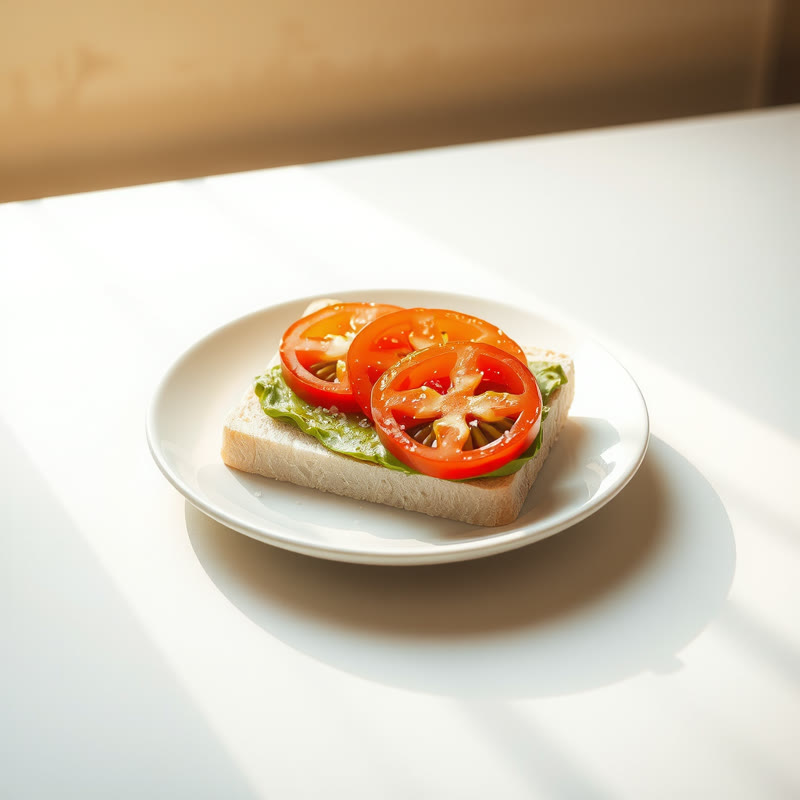
#> input picture assets/img/meals/avocado-sandwich.jpg, 800 x 800 px; its folder holds only this picture in this run
$ python contact-sheet.py
#> lines starting #> are read from the running program, lines starting #| are printed output that depends on the picture
#!/usr/bin/env python
# -*- coding: utf-8 -*-
"""
הקופסה — גיליון מגע לסקירת התמונות

מרכיב את כל תמונות המנות לגיליונות גדולים עם מספור,
כדי לעבור עליהן במבט אחד ולאתר תמונות שסותרות את רשימת האלרגנים.

    python tools/contact-sheet.py

הפלט נשמר ל-  .review/sheet-N.jpg  (תיקייה זמנית, לא חלק מהאתר)
"""
import os, glob, sys
from PIL import Image, ImageDraw

ROOT = os.path.dirname(os.path.dirname(os.path.abspath(__file__)))
OUT = os.path.join(ROOT, ".review")
os.makedirs(OUT, exist_ok=True)

CELL = 300          # גודל תא
COLS = 5
ROWS = 4            # 20 תמונות בגיליון
LABEL = 26
PAD = 6

def sheets(paths, prefix):
#> called with prefix = 'meals'
    per = COLS * ROWS
    made = []
    for s in range((len(paths) + per - 1) // per):
        chunk = paths[s * per:(s + 1) * per]
        W = COLS * (CELL + PAD) + PAD
        H = ROWS * (CELL + LABEL + PAD) + PAD
        sheet = Image.new("RGB", (W, H), (244, 241, 234))
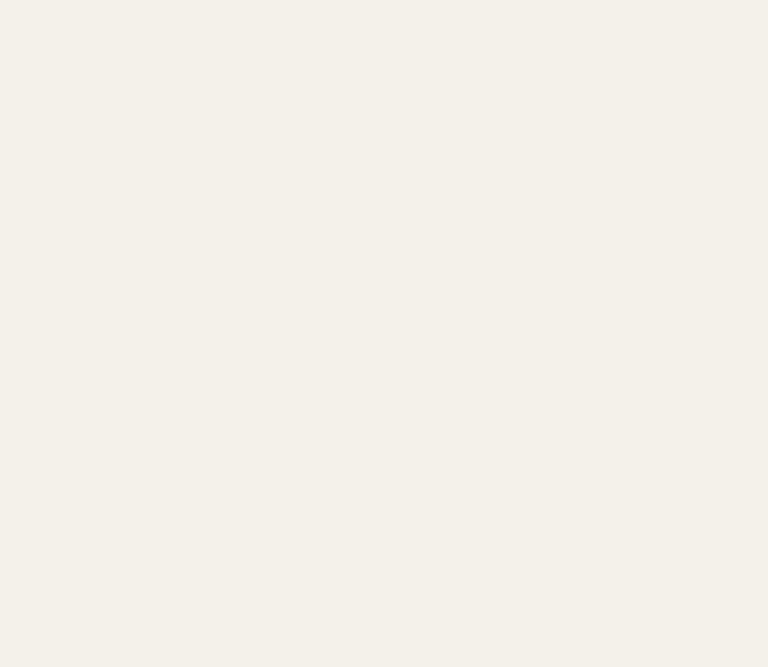
#> sheet: PIL image 1536x1334 RGB (shown at 1/2 size); mean R, G, B 244, 241, 234
        d = ImageDraw.Draw(sheet)
        for i, p in enumerate(chunk):
            c, r = i % COLS, i // COLS
            x = PAD + c * (CELL + PAD)
            y = PAD + r * (CELL + LABEL + PAD)
            try:
                im = Image.open(p).convert("RGB").resize((CELL, CELL), Image.LANCZOS)
                sheet.paste(im, (x, y))
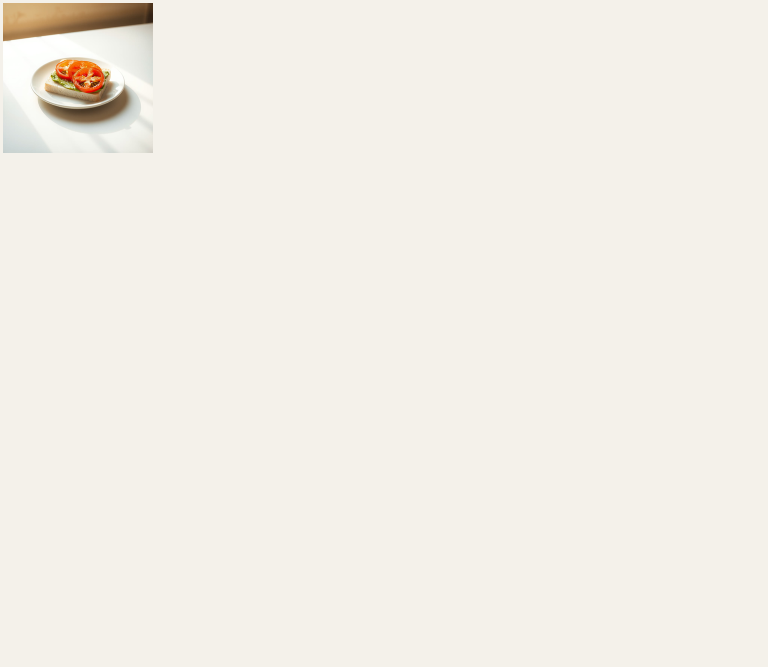
#> sheet: PIL image 1536x1334 RGB (shown at 1/2 size); mean R, G, B 242.5, 239, 231.4
            except Exception as e:
                d.rectangle([x, y, x + CELL, y + CELL], fill=(220, 210, 200))
                d.text((x + 8, y + 8), "ERR", fill=(180, 0, 0))
            n = os.path.splitext(os.path.basename(p))[0]
            idx = s * per + i + 1
            d.rectangle([x, y + CELL, x + CELL, y + CELL + LABEL], fill=(2, 20, 42))
            d.text((x + 6, y + CELL + 7), f"{idx}. {n[:36]}", fill=(255, 255, 255))
        out = os.path.join(OUT, f"{prefix}-{s+1}.jpg")
        sheet.save(out, quality=88)
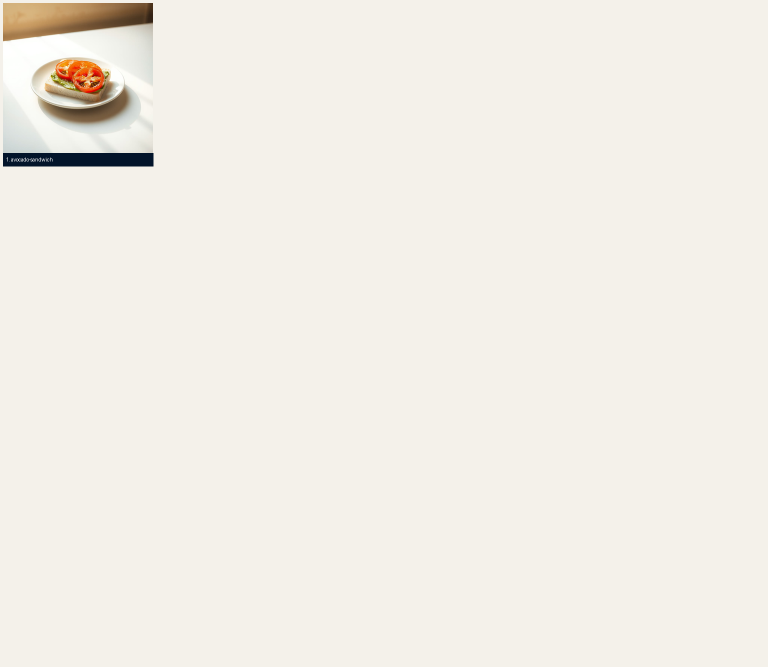
#> saved as meals-1.jpg: PIL image 1536x1334 RGB (shown at 1/2 size); mean R, G, B 241.5, 238.1, 230.7
        made.append(out)
    return made

meals = sorted(glob.glob(os.path.join(ROOT, "assets/img/meals/*.jpg")))
hero = sorted(glob.glob(os.path.join(ROOT, "assets/img/hero/*.jpg")))

made = sheets(meals, "meals") + sheets(hero, "hero")
print(f"meals: {len(meals)}  hero: {len(hero)}")
for m in made:
    print("  " + os.path.relpath(m, ROOT))

$ run again, on assets/img/meals/butter-cookies.jpg
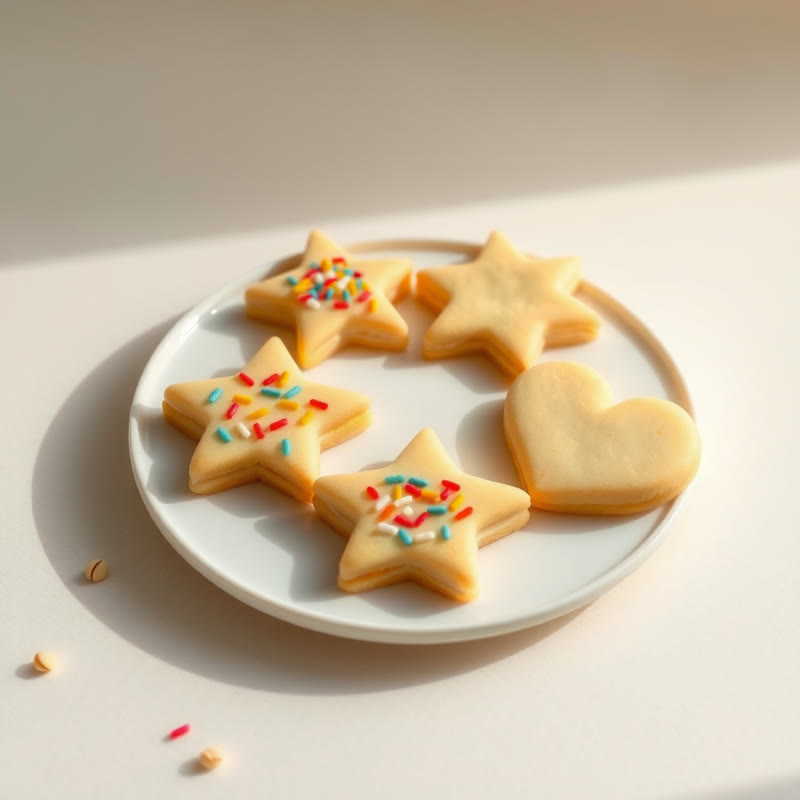
#> input picture assets/img/meals/butter-cookies.jpg, 800 x 800 px
#> in sheets, `sheet.paste(im, (x, y))`:
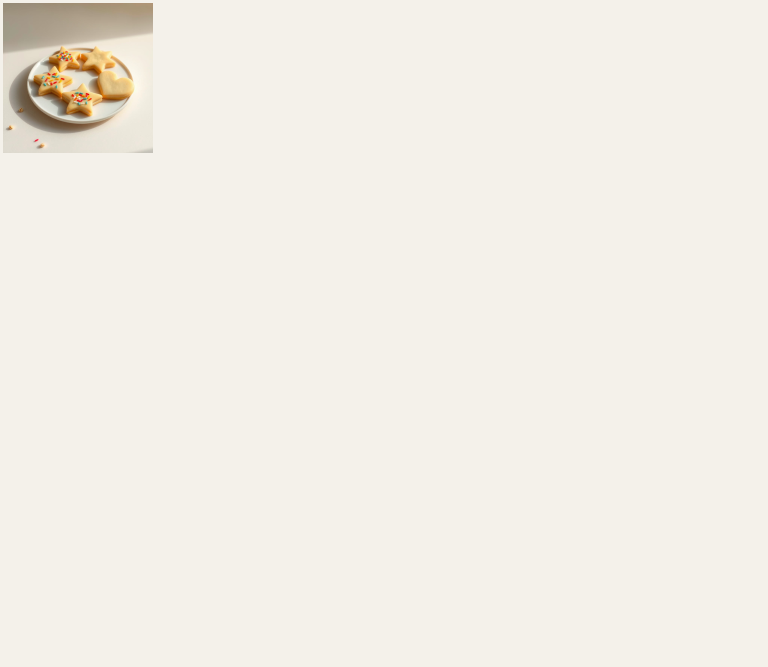
#> sheet: PIL image 1536x1334 RGB (shown at 1/2 size); mean R, G, B 242.1, 238.5, 230.7
#> in sheets, `sheet.save(out, quality=88)`:
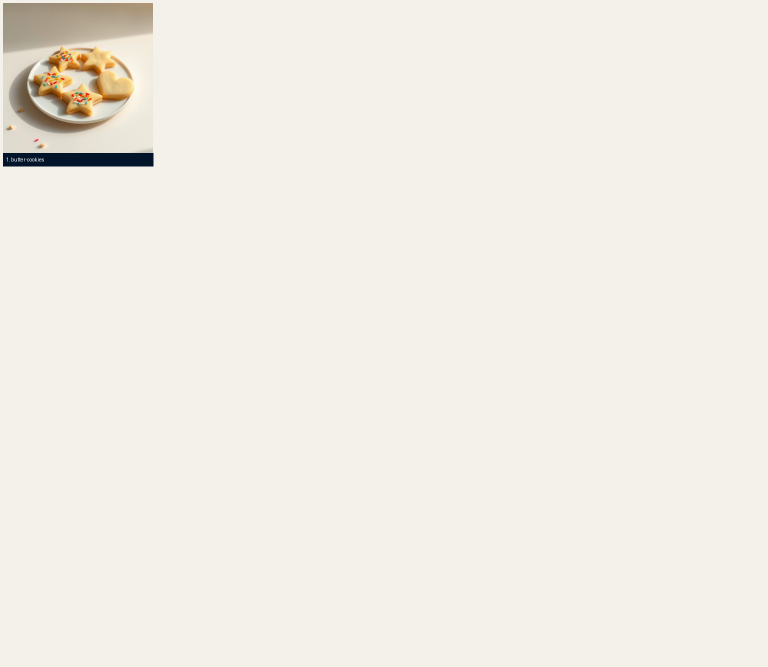
#> saved as meals-1.jpg: PIL image 1536x1334 RGB (shown at 1/2 size); mean R, G, B 241.1, 237.6, 230

$ run again, on assets/img/meals/caprese-sandwich.jpg
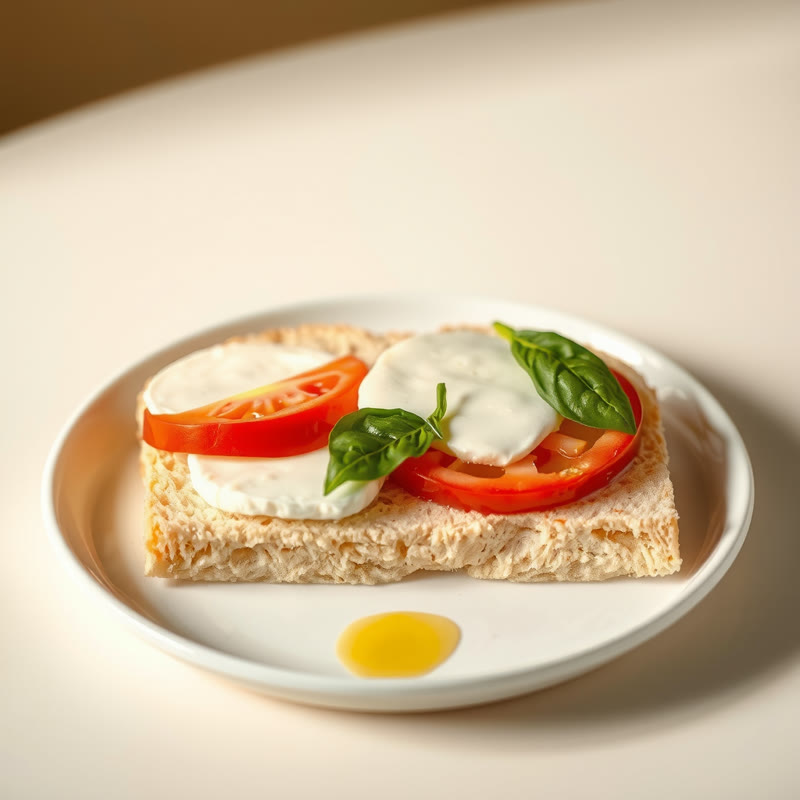
#> input picture assets/img/meals/caprese-sandwich.jpg, 800 x 800 px
#> in sheets, `sheet.paste(im, (x, y))`:
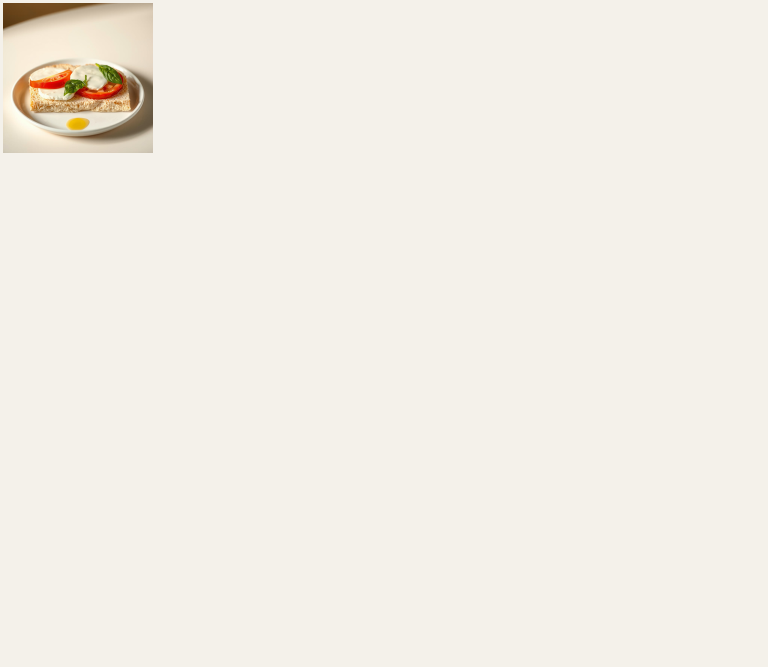
#> sheet: PIL image 1536x1334 RGB (shown at 1/2 size); mean R, G, B 242.4, 238.6, 230.6
#> in sheets, `sheet.save(out, quality=88)`:
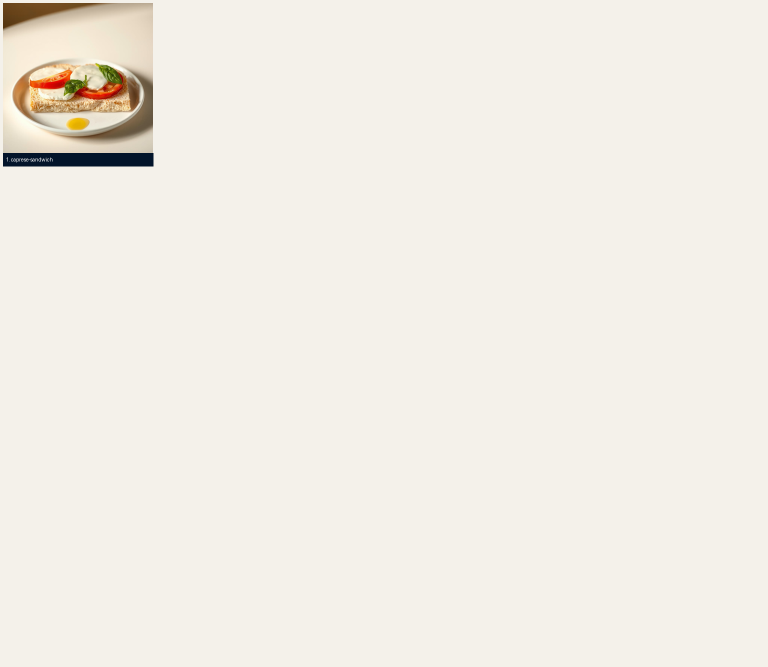
#> saved as meals-1.jpg: PIL image 1536x1334 RGB (shown at 1/2 size); mean R, G, B 241.5, 237.7, 229.8

$ run again, on assets/img/meals/challah-cinnamon.jpg
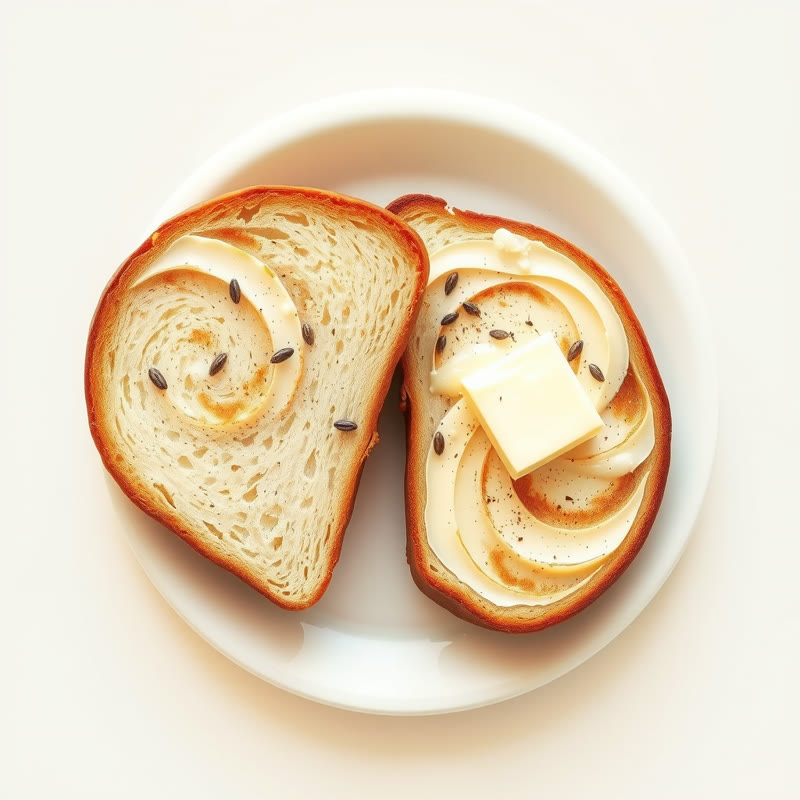
#> input picture assets/img/meals/challah-cinnamon.jpg, 800 x 800 px
#> in sheets, `sheet.save(out, quality=88)`:
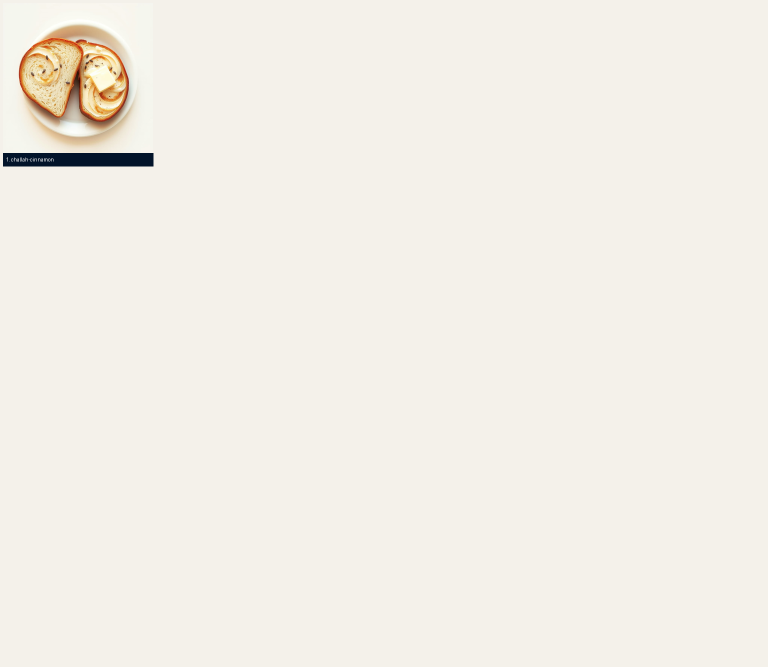
#> saved as meals-1.jpg: PIL image 1536x1334 RGB (shown at 1/2 size); mean R, G, B 242.5, 238.9, 231.2

$ run again, on assets/img/meals/bagel-cream-cheese.jpg
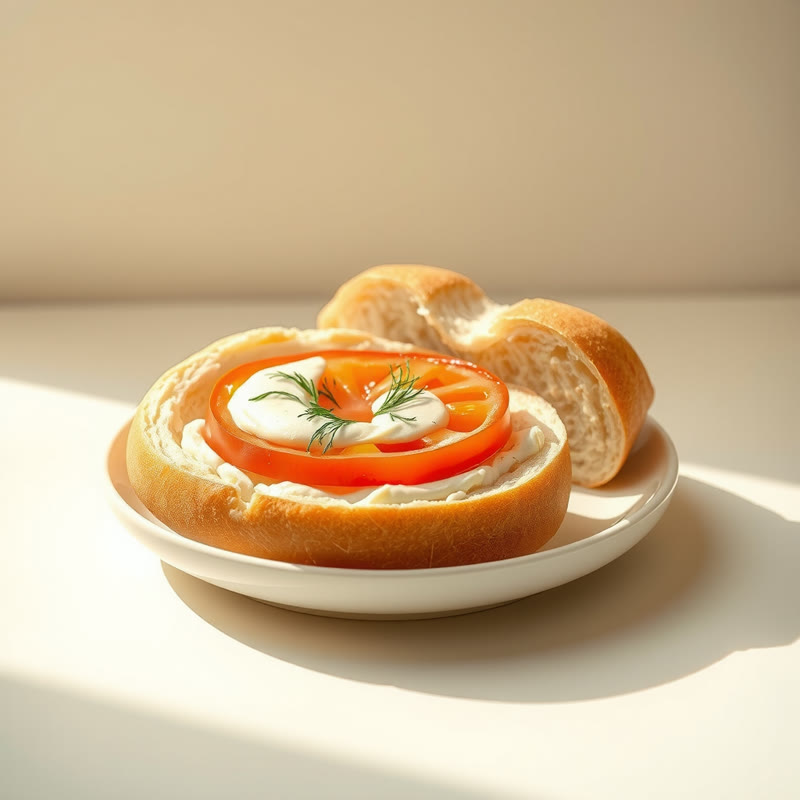
#> input picture assets/img/meals/bagel-cream-cheese.jpg, 800 x 800 px
#> in sheets, `sheet.paste(im, (x, y))`:
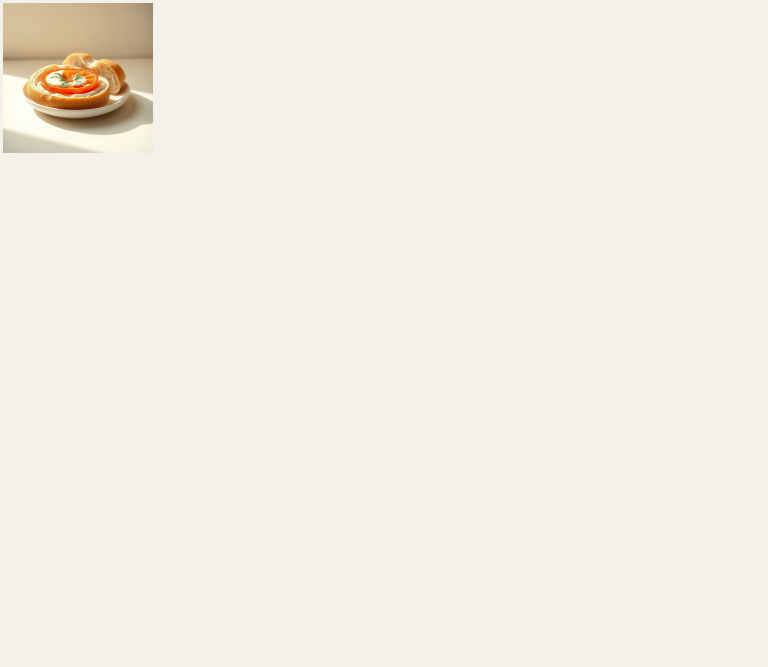
#> sheet: PIL image 1536x1334 RGB (shown at 1/2 size); mean R, G, B 242.3, 238.3, 230
#> in sheets, `sheet.save(out, quality=88)`:
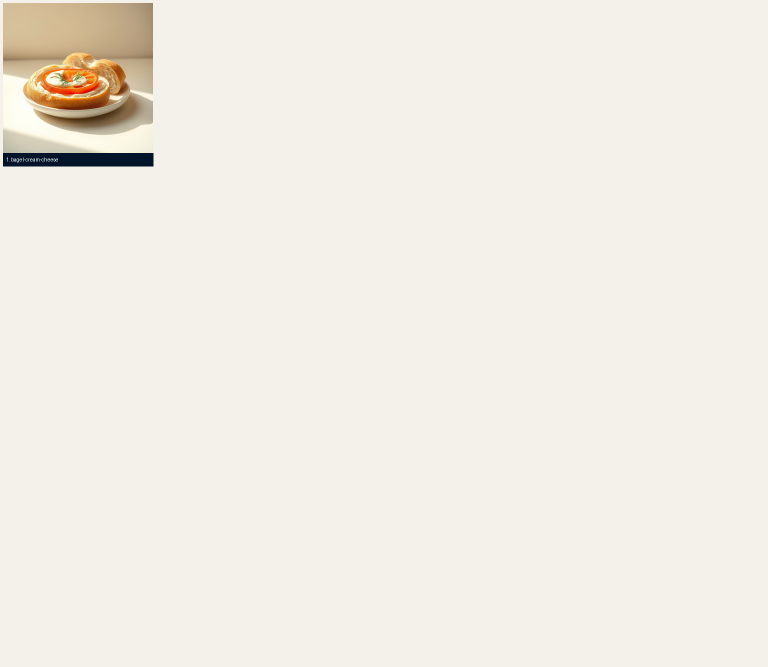
#> saved as meals-1.jpg: PIL image 1536x1334 RGB (shown at 1/2 size); mean R, G, B 241.3, 237.4, 229.2
